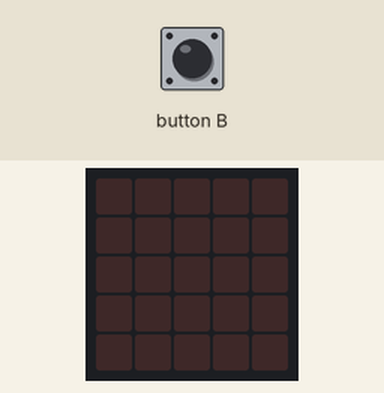
This program was run on a simulated BBC micro:bit (MakeCode). Shown: the board's 5×5 LED display. Inputs (shaded band) come from the test bench. The 48×5 strip is a reading aid, not a part: it shows the text the display is scrolling, unrolled, one strip-width of it at a time.

Above: at 1.2 s.
1.3 s: button B pressed for 0.15 s
At 2.0 s:
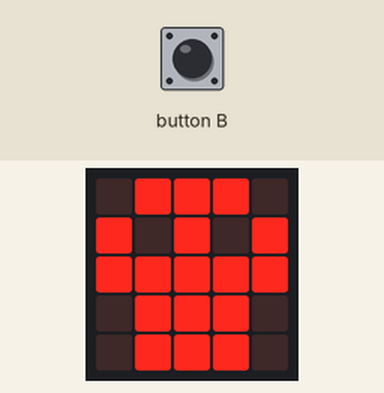
At 17.8 s:
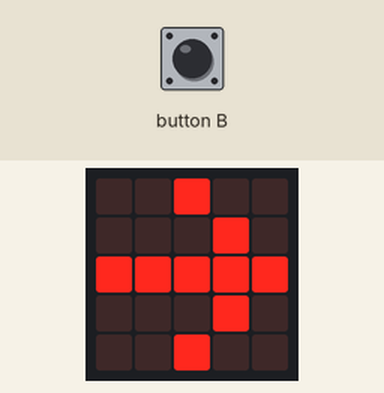

The program:

main.ts
```typescript
input.onButtonPressed(Button.B, function () {
    basic.showLeds(`
        . # # # .
        # . # . #
        # # # # #
        . # # # .
        . # # # .
        `)
    basic.showIcon(IconNames.Skull)
    basic.showString("suscribete papu")
    basic.showArrow(ArrowNames.South)
    basic.showArrow(ArrowNames.East)
})
basic.forever(function () {

})
```

test.ts
```typescript
// aquí va el archivo "tests"; esto no se compilará cuando este paquete se utilice como una extensión.
```

Measured:
- after the input at 1.3 s, the display: changes after 0.15 s (image 1)
- what the display in image 1 shows lasts 1.0 s, from 1.5 s to 2.5 s
